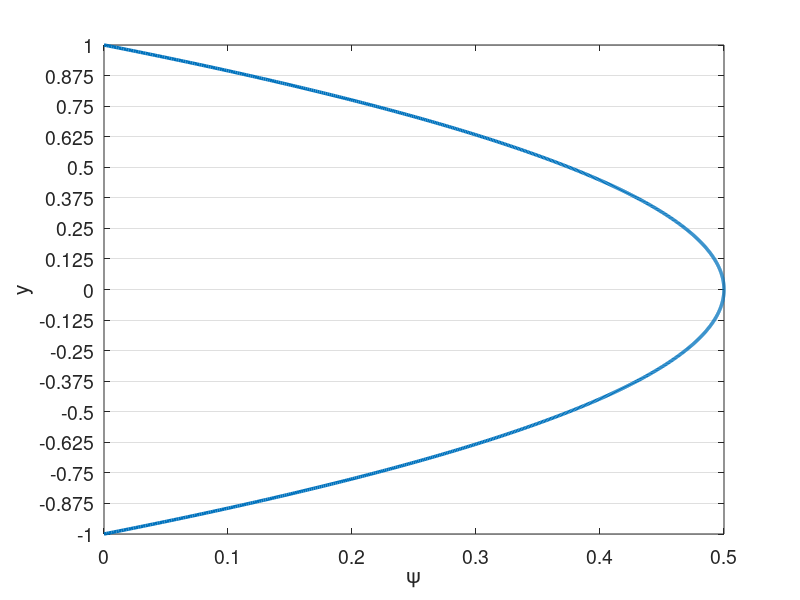

Source code (MATLAB): (Note: this script raises an error after producing the figure.)
% clc
clear all
close all


set(0,'DefaultAxesFontSize',14)
set(0,'defaultLineLineWidth',2.5)
% set(0,'DefaultFigureWindowStyle','docked')


linestyles = {'k-','b-','r-','g-','c-','m-','k--','b--','r--','g--','c--','m--','k-.','b-.','r-.','g-.','c-.','m-.','k:','b:','r:','g:','c:','m:'};
pointstyles = {'ko','bo','ro','go','co','mo','k^','b^','r^','g^','c^','m^','ks','bs','rs','gs','cs','ms','k*','b*','r*','g*','c*','m*','k+','b+','r+','g+','c+','m+'};
%%

%%%%%%%%%%%%%%%%%%%%%%%%%%%%%%%%%%%%%%%%%%%%%%%%%%%%%%%%%%%%%%%%%%
% Navier-Stokes Solver Demo (2D Channel)
%%%%%%%%%%%%%%%%%%%%%%%%%%%%%%%%%%%%%%%%%%%%%%%%%%%%%%%%%%%%%%%%%%

format compact;
format short; 
mu = 1/10000; %1/395;
rho = 1;
Re = rho/mu; 
dpdx = 1;
k_bc_val = 0;
omg_bc_val = 0;

%N=16; E=5; N1=N+1; nL=N1*N1*E;  % 16th order
N=4; % polynomial order  
Ex=1; % Number of elements in x
Ey=16; % Number of elements in y
CFL=0.1;
u_ic = Re;
pert = 0.0;
f_ic = @(x,y) 3/2*(1-y.^2);
% f_ic = @(x,y) 20*(1-y.^8);

rans_on = 1;
exp_mesh = 1;


soln_dir = "test";
plot_soln = 1;
save_soln = 0;
plot_int = 100;
save_soln_int = 5000;
restart = 0;
rst_step = 65000;

%% Enrichment information
en_on = 1;
N_en_y = 1; 
en_mag = 1;
psi = {@(x,y) en_mag*(0.5*(1 - y.^2) + 0.*x), @(x,y) 0.*y + 0.*x};
gpsi = {@(x,y) 0.*y + 0.*x, @(x,y) en_mag*(-1.*y + 0.*x), ...
        @(x,y) 0.*y + 0.*x, @(x,y) 0.*y + 0.*x};
hpsi = {@(x,y) 0.*y + 0.*x, @(x,y) en_mag*(-1 - 0.*y + 0.*x), ...
        @(x,y) 0.*y + 0.*x, @(x,y) 0.*y + 0.*x};
    
% psi = {@(x,y) (0.5*(1 - y.^4) + 0.*x), @(x,y) 0.*y + 0.*x};
% gpsi = {@(x,y) 0.*y + 0.*x, @(x,y) (-2.*y.^3 + 0.*x), ...
%         @(x,y) 0.*y + 0.*x, @(x,y) 0.*y + 0.*x};
% hpsi = {@(x,y) 0.*y + 0.*x, @(x,y) (-6.*y.^2 + 0.*x), ...
%         @(x,y) 0.*y + 0.*x, @(x,y) 0.*y + 0.*x};
%    

    
% Law of the wall
% Re_t = Re;
% u_tau = 1;
% nu = 1/Re_t;
% kap = 0.41;
% beta = 5.2;
% dypdy = u_tau/nu;
% ypb = 11.062299784340414;
% yp = @(y) (1-abs(y))*Re_t;
% psi = {@(x,y) (yp(y) <= ypb).*yp(y) + (yp(y) > ypb).*(1./kap.*log(yp(y)+eps)+beta) + 0.*x, @(x,y) 0.*y + 0.*x};
% gpsi = {@(x,y) 0.*y + 0.*x,  @(x,y) ((yp(y) <= ypb).*1 + (yp(y) > ypb).*1/(kap*(yp(y)+eps)))*dypdy + 0.*x,...
%         @(x,y) 0.*y + 0.*x, @(x,y) 0.*y + 0.*x};
% hpsi = {@(x,y) 0.*y + 0.*x,  @(x,y) ((yp(y) <= ypb).*0 + (yp(y) > ypb).*-1./(kap*(yp(y)+eps).^2))*dypdy*dypdy + 0.*x,...
%         @(x,y) 0.*y + 0.*x, @(x,y) 0.*y + 0.*x};
    

%% Plot psi
figure(5)
ys_plot = linspace(-1,1,1000);
plot(psi{1}(0,ys_plot),ys_plot)
xlabel('\psi')
ylabel('y')
set(gca, 'YGrid', 'on', 'XGrid', 'off')
yticks(linspace(-1,1,Ey+1));

psi_p = psi{1}(0,N_en_y*2/Ey-1);
dypsi_p1 = gpsi{2}(0,N_en_y*2/Ey-1);
dypsi_p2 = gpsi{2}(0,1-N_en_y*2/Ey);

%% Begin Solve
E=Ex*Ey; % Total number of elements
N1=N+1;
disp("Generating Matrices")
Q=makeq(Ex,Ey,N); % Global continuity
R=maker(Q,Ex,N); % Restriction matrix, applies Dirichlet conditions
[X,Y]=make_geom_channel(Ex,Ey,N);      % Geometry in local form
if exp_mesh
    [X,Y]=make_geom_channel_exp(Ex,Ey,N);      % Geometry in local form
end
en_b_nodes = get_en_bound_nodes(Ex,Ey,N,N_en_y);

Ys = zeros(Ey*length(Y(1,:,1)),1);
for i = 1:Ey
    Ys((i-1)*(N+1)+1:(i)*(N+1)) = Y(1,:,(i-1)*Ex+1);
end
        
[G,J,ML,RX]=make_coef(X,Y);
[Ah,Bh,Ch,Dh,z,w]=semhat(N);
[Gs, Gs_x, Gs_y] =  face_mats(X,Y,E,N);
Gs_c = R*Q'*apply_en_cont(Gs,en_b_nodes,psi_p);
Gsb = R*Q'*Gs*Q*R';


[n,nb]=size(R); 
nL=N1*N1*E;

Ab=spalloc(nL,nL,nL*N);    %  Generate Abar
for j=1:nL
    x=zeros(nL,1); 
    x(j)=1; 
    Ab(:,j)=abar_c(x,Dh,G,Q);  % assembled Neumann Operator
end
A_c=R*Q'*apply_en_cont(Ab,en_b_nodes,psi_p);
S_check=full(Ab);
Ab = Q'*Ab*Q;
A=R*Ab*R'; % Full stiffness matrix
Bb=reshape(ML,nL,1); % Form Mass matrix
Bb=diag(Bb); 
Bb=sparse(Bb); 
Ma=R*Q'*Bb*Q*R'; % Assembling mass matrix  % Full mass matrix
M_c = R*Q'*apply_en_cont(Bb,en_b_nodes,psi_p);


%% Form matrices for rans

[L_x,L_y,J_x,J_y] = dir_jac(E,X,Y);
w2d = w*w';
w1d = reshape(w2d,[N1*N1,1])';
[dphi_dxi, dphi_deta, dphi_dx, dphi_dy, dpdx_dpdx, dpdy_dpdy, dpdx_dpdy, ...
        dpdx_dpdx_flat, dpdy_dpdy_flat, dpdx_dpdy_flat] ...
    = get_phi_grads(N1,Dh,E,J_x,J_y);
dphi_dx_flat = reshape(dphi_dx,N1*N1,N1*N1,E);
dphi_dy_flat = reshape(dphi_dy,N1*N1,N1*N1,E);

myA = zeros(N1*N1*E);
for ie=1:E
    for i=1:N1*N1
        for j=1:N1*N1
            myA((ie-1)*N1*N1+i,(ie-1)*N1*N1+j) = ... 
                sum(J(:,:,ie).*w2d.*dpdx_dpdx(:,:,i,j,ie) ...
               + J(:,:,ie).*w2d.*dpdy_dpdy(:,:,i,j,ie),'All');           
        end
    end    
end

A_x = form_Ax(N1,E,w2d,J_x,J,dpdx_dpdx,ones(size(J)));
A_y = form_Ay(N1,E,w2d,J_y,J,dpdy_dpdy,ones(size(J)));
A_xy = form_Axy(N1,E,w2d,J_x,J_y,J,dpdx_dpdy,ones(size(J)));


SS = zeros(N1,N1,E,2,2);
OS = zeros(N1,N1,E,2,2);
dudx = zeros(N1,N1,E);
dudy = zeros(N1,N1,E);
dvdx = zeros(N1,N1,E);
dvdy = zeros(N1,N1,E);
dkdx = zeros(N1,N1,E);
dkdy = zeros(N1,N1,E);
domgdx = zeros(N1,N1,E);
domgdy = zeros(N1,N1,E);

%%
M_check=full(Bb);

Ma_uv_check = zeros(2*nL);
Ma_uv_check(1:nL,1:nL) = M_check;
Ma_uv_check(nL+1:2*nL,nL+1:2*nL) = M_check;
A_uv_check = zeros(2*nL);
A_uv_check(1:nL,1:nL) = S_check;
A_uv_check(nL+1:2*nL,nL+1:2*nL) = S_check;

M_q = full(Ma);
S_q = full(A);


%%
% Assemble overall system matrices
nn = length(Ma); % number of nodes in the domain
Ma_uv = zeros(2*nn);
Ma_uv(1:nn,1:nn) = Ma;
Ma_uv(nn+1:2*nn,nn+1:2*nn) = Ma;
Ma_uv = sparse(Ma_uv);
A_uv = zeros(2*nn);
A_uv(1:nn,1:nn) = A;
A_uv(nn+1:2*nn,nn+1:2*nn) = A;
A_uv = sparse(A_uv);
ML_uv = zeros(2*(N+1),2*(N+1),E);
ML_uv(1:N+1,1:N+1,1:E) = ML;
ML_uv(N+2:2*(N+1),N+2:2*(N+1),1:E) = ML;
G_uv = zeros(2*nn);
G_uv(1:nn,1:nn) = Gsb;
G_uv(nn+1:2*nn,nn+1:2*nn) = Gsb;
G_uv = sparse(G_uv);



%% Assemble enrichment matrices
psi_xy{1} = psi{1}(X,Y);
psi_xy{2} = psi{2}(X,Y);
if en_on
    disp("Computing enrichment")
    [Mp,Sp,T1,T2,T1_alt,T1_alt2,Mp_alt,Sp_alt,z_en,w_en] = enrich_mats(X,Y,E,N,psi,gpsi,hpsi,J);
    nb = N1*N1;
    
    [L_x_e,L_y_e,Jac_e,gpsi_e,Jac_e_flat,gpsi_e_flat] =  precomp_en(X,Y,E,N,psi,gpsi,hpsi);  
        
    for is=1:2
        Mp_all{is} = zeros(nb*E,nb*E);
        Sp_all{is} = zeros(nb*E,nb*E);
        T1_all{is} = zeros(N+1,N+1,E);
        T2_all{is} = zeros(N+1,N+1,E);
        T1_alt_all{is} = zeros(N+1,N+1,E);
        T1_alt2_all{is} = zeros(N+1,N+1,E);
        Mp_alt_all{is} = zeros(nb*E,nb*E);
        Sp_alt_all{is} = zeros(nb*E,nb*E);
        
        T1_rs{is} = reshape(T1{is},[N+1,N+1,E]);
        T2_rs{is} = reshape(T2{is},[N+1,N+1,E]);
        T1_alt_rs{is} = reshape(T1_alt{is},[N+1,N+1,E]);
        T1_alt2_rs{is} = reshape(T1_alt2{is},[N+1,N+1,E]);
        
        % TODO: Assemble differently for different elements
        for iy = 1:Ey
            for ix = 1:Ex
                i = (iy-1)*Ex+ix;
                if ((iy <= N_en_y) || (iy > Ey-N_en_y))
                    Mp_all{is}((i-1)*nb+1:i*nb,(i-1)*nb+1:i*nb) = Mp{is}(:,:,i);
                    Sp_all{is}((i-1)*nb+1:i*nb,(i-1)*nb+1:i*nb) = Sp{is}(:,:,i);
                    T1_all{is}(:,:,i) = T1_rs{is}(:,:,i); 
                    T2_all{is}(:,:,i) = T2_rs{is}(:,:,i);
                    T1_alt_all{is}(:,:,i) = T1_alt_rs{is}(:,:,i); 
                    T1_alt2_all{is}(:,:,i) = T1_alt2_rs{is}(:,:,i); 
                end                
            end
        end
        %%
        if is == 1
            Mp_check_1 = full(Mp_all{is});
            Sp_check_1 = full(Sp_all{is});
            T1_check_1 = full(T1_all{is});
            T2_check_1 = full(T2_all{is});
            Mp_check_2 = zeros(size(Mp_all{is}));
            Sp_check_2 = zeros(size(Mp_all{is}));
            T1_check_2 = zeros(size(Mp_all{is}));
            T2_check_2 = zeros(size(Mp_all{is}));
        elseif is == 2
            Mp_check_2 = full(Mp_all{is});
            Sp_check_2 = full(Sp_all{is});
            T1_check_2 = full(T1_all{is});
            T2_check_2 = full(T2_all{is});
        end
        %%
        Mp_all{is} = sparse(Mp_all{is});        
        Mp_all_c{is} = R*Q'*apply_en_cont(Mp_all{is},en_b_nodes,psi_p);
        Mp_all{is} = R*Q'*Mp_all{is}*Q*R';
        Sp_all{is} = sparse(Sp_all{is});
        Sp_all_c{is} = R*Q'*apply_en_cont(Sp_all{is},en_b_nodes,psi_p);
        Sp_all_Q{is} = Q'*Sp_all{is}*Q;
        Sp_all{is} = R*Q'*Sp_all{is}*Q*R';
        
        Mp_alt_all{is} = sparse(Mp_alt_all{is});        
        Mp_alt_all_c{is} = R*Q'*apply_en_cont(Mp_alt_all{is},en_b_nodes,psi_p);
        Mp_alt_all{is} = R*Q'*Mp_alt_all{is}*Q*R';   
    end
    
    Mp_uv = zeros(2*nn);
    Sp_uv = zeros(2*nn);
    Mp_uv(1:nn,1:nn) = Mp_all{1};
    Mp_uv(1:nn,nn+1:2*nn) = Mp_all{2};
    Sp_uv(1:nn,1:nn) = Sp_all{1};
    Sp_uv(nn+1:2*nn,nn+1:2*nn) = Sp_all{1};
    
    %%
    Mp_uv_check = zeros(2*nL);
    Mp_uv_check(1:nL,1:nL) = Mp_check_1;
    Mp_uv_check(1:nL,nL+1:2*nL) = Mp_check_2;
    Sp_uv_check(1:nL,1:nL) = Sp_check_1;
    Sp_uv_check(nL+1:2*nL,nL+1:2*nL) = Sp_check_1;
    Mp_q_1 = full(Mp_all{1});
    Sp_q_1 = full(Sp_all{1});
    
    Mp_q_2 = full(Mp_all{2});
    Sp_q_2 = full(Sp_all{2});
    %%

    Mp_uv = sparse(Mp_uv);
    Sp_uv = sparse(Sp_uv);   
end

%%

dxmin=pi*(z(N1)-z(N))/(2*Ex); % Get min dx for CFL constraint
Tfinal=50; 
dt=CFL*dxmin/u_ic; 
nstep=ceil(Tfinal/dt); 
dt=Tfinal/nstep; 
% Print information
nstep
dt
yp1 = (1+Y(1,2))*Re

disp("Computing inverse")
Ai=pinv(full(Ab)); 

disp("Setting Initial Conditions")
% Initial conditions
u=u_ic*ones(size(ML)); 
v=0*ML;
k=k_bc_val*ones(size(ML));
omg=omg_bc_val*ones(size(ML));

for e = 1:E
    for i = 1:N+1
        for j = 1:N+1
            u(i,j,e) = f_ic(X(i,j,e),Y(i,j,e))+pert*rand()*u_ic;
            v(i,j,e) = v(i,j,e)+pert*rand()*u_ic;
            if en_on
                if ((e <= Ex*N_en_y) || (e > (Ey-N_en_y)*Ex))
                    u(i,j,e) = u(i,j,e) - psi{1}(X(i,j,e),Y(i,j,e));
                    v(i,j,e) = v(i,j,e) - psi{2}(X(i,j,e),Y(i,j,e));
                end
            end
        end
    end
end

% u_tau = 1;
u_tau = sqrt(0.316./(Re.^0.25)/8);
Yp = max((1-abs(Y))*u_tau*Re,1e-3);
sigma = 0.6;
fact = exp((-(log10(Yp)-1).^2)./(2*sigma.^2));
k = k_bc_val + 4.5*u_tau*u_tau*fact;

eps_s = 3;
omg_bc_val = 0; %40000*u_tau.^2/(mu*eps_s.^2);
omg = omg_bc_val + 0.5*Re*u_tau*u_tau*fact;

% u = apply_en_cont_soln(u,en_b_nodes,psi_p);
u1=u; u2=u; u3=u; fx3=u; fx2=u; fx1=u;
v1=v; v2=v; v3=v; fy3=v; fy2=v; fy1=v;
k1=k; k2=k; k3=k; fk3=k; fk2=k; fk1=k;
omg1=omg; omg2=omg; omg3=omg; fomg3=omg; fomg2=omg; fomg1=omg;

F = dpdx*ones(size(ML));
% Fb=reshape(ML.*F,nL,1); %% Output
% 
% Fb=Bb\(Q'*Fb);  

uv = [u;v];

%%
uv_ic_check = uv;

%% Setup BC if nonzero
% u_bc = ones(size(u)).*((Y==1)+(Y==-1));
% u_bc = reshape(ML.*u_bc,nL,1);
% u_bc = Bb\(Q'*u_bc);

k_bc = k_bc_val.*ones(size(k));
k_bc = reshape(ML.*k_bc,nL,1);
k_bc = (Q'*Bb*Q)\(Q'*k_bc);

omg_bc = omg_bc_val.*ones(size(omg));
omg_bc = reshape(ML.*omg_bc,nL,1);
omg_bc = (Q'*Bb*Q)\(Q'*omg_bc);


%%
disp("Timestepping")
if restart==1 
    fname = strcat(soln_dir,"/soln_Re_",num2str(Re),"_P_",num2str(N),"_",num2str(Ex),"x",num2str(Ey),"_step_",num2str(rst_step),".mat");
    load(fname);
end

plot1 = 1;
time = 0;
plot1 = post_channel(N,Ex,Ey,w,X,Y,Ys,en_on,time,u,psi_xy,N_en_y,plot1);
if save_soln
    mkdir(soln_dir);
end
%%
% psi_len = length(M_c);
% psi_c = zeros(psi_len,1);
% psi_c(1:psi_len/2) = -1*ones(psi_len/2,1)*psi_p;
% psi_c(psi_len/2+1:psi_len) = 1*ones(psi_len/2,1)*psi_p;
for step=1:nstep
    if (step == 1) && (restart == 1)
        step = rst_step;
    end
    
    %% Form S
    u_flat = reshape(u,N1*N1,E);
    v_flat = reshape(v,N1*N1,E);
    k_flat = reshape(k,N1*N1,E);
    omg_flat = reshape(omg,N1*N1,E);

    
    for ie = 1:E
        dudx(:,:,ie) = reshape(dphi_dx_flat(:,:,ie)*u_flat(:,ie),N1,N1);
        dvdx(:,:,ie) = reshape(dphi_dx_flat(:,:,ie)*v_flat(:,ie),N1,N1);
        dudy(:,:,ie) = reshape(dphi_dy_flat(:,:,ie)*u_flat(:,ie),N1,N1);
        dvdy(:,:,ie) = reshape(dphi_dy_flat(:,:,ie)*v_flat(:,ie),N1,N1);
        dkdx(:,:,ie) = reshape(dphi_dx_flat(:,:,ie)*k_flat(:,ie),N1,N1);
        dkdy(:,:,ie) = reshape(dphi_dy_flat(:,:,ie)*k_flat(:,ie),N1,N1);
        domgdx(:,:,ie) = reshape(dphi_dx_flat(:,:,ie)*omg_flat(:,ie),N1,N1);
        domgdy(:,:,ie) = reshape(dphi_dy_flat(:,:,ie)*omg_flat(:,ie),N1,N1);
    end
    
    if en_on
        dudx = dudx + gpsi_e{1};
        dudy = dudy + gpsi_e{2};
        dvdx = dvdx + gpsi_e{3}; % Doesn't matter given assumptions
        dvdy = dvdy + gpsi_e{4}; % Doesn't matter given assumptions
    end
    
    SS(:,:,:,1,1) = 1/2*(dudx+dudx);
    SS(:,:,:,1,2) = 1/2*(dudy+dvdx);
    SS(:,:,:,2,1) = 1/2*(dvdx+dudy);
    SS(:,:,:,2,2) = 1/2*(dvdy+dvdy);
    OS(:,:,:,1,1) = 1/2*(dudx-dudx);
    OS(:,:,:,1,2) = 1/2*(dudy-dvdx);
    OS(:,:,:,2,1) = 1/2*(dvdx-dudy);
    OS(:,:,:,2,2) = 1/2*(dvdy-dvdy);
    

    %% Get rans values
    [mu_t,gam_k,gam_omg,G_k,G_omg,Y_k,Y_omg,S_k,S_omg,R1,R2,R3] ...
        = get_rans_coeffs(rho,mu,k,omg,SS,OS,dkdx,dkdy,domgdx,domgdy,Y,u,v);
    Re_t = rho./(mu_t+eps);
    Re_comb = rho./(mu*ones(size(mu_t))+mu_t*rans_on);
    Re_k = rho./gam_k;
    Re_omg = rho./gam_omg;
    %% Timestepping
    time=step*dt;
    if step==1; b0=1.0;    b= [ -1 0 0 ]';       a=[ 1  0 0 ]'; end
    if step==2; b0=1.5;    b=([ -4 1 0 ]')./2;   a=[ 2 -1 0 ]'; end
    if step>=3; b0=11./6.; b=([ -18 9 -2 ]')./6; a=[ 3 -3 1 ]'; end
    
    % Compute A
    [A_x_full,A_y_full,A_xy_full] = form_Ax_Ay_Axy(N1,E,w1d,J,dpdx_dpdx_flat,dpdy_dpdy_flat,dpdx_dpdy_flat,Re_comb);
    A_x = R*Q'*A_x_full*Q*R';
    A_y = R*Q'*A_y_full*Q*R';
    A_xy = R*Q'*A_xy_full*Q*R';
    A_uv = zeros(2*nn);
    A_uv(1:nn,1:nn) = 2*A_x+A_y+A_xy;
    A_uv(nn+1:2*nn,nn+1:2*nn) = A_x+2*A_y+A_xy';
    A_uv = sparse(A_uv);
    
%     if step>=3
        if en_on
            A_full = 2*A_x_full+A_y_full+A_xy_full;
            A_c=R*Q'*apply_en_cont(A_full,en_b_nodes,psi_p);
%             H_x=(Ma + A*dt/(b0*Re) + dt/b0*(Mp_all{1} + Sp_all{1}));
%             H_y=(Ma + A*dt/(b0*Re));
%             [LH_x,UH_x]=lu(H_x);
%             [LH_y,UH_y]=lu(H_y);
            terms_x = 1/Re*(T1_all{1})+T2_all{1};
            terms_y = 1/Re*(T1_all{2})+T2_all{2};
            
            T1_comp = 1/Re*reshape(T1_alt_all{1},nL,1);
            [T1_new] = form_T1_psi(E,N,w1d,Jac_e_flat,dphi_dy_flat,gpsi_e_flat,Re_comb,N_en_y);
            
            T1_rhs = (dt/b0)*R*Q'*reshape(T1_new,nL,1);
            
            H_uv = (Ma_uv + (A_uv)*dt/(b0) + dt/b0*(Mp_uv + Sp_uv));
            H_c = (M_c + (A_c)*dt/(b0) + dt/b0*(Mp_all_c{1}+Sp_all_c{1}));
%             H_q = full(H_uv);
            rhs_c = (H_c);
            [LH_uv,UH_uv]=lu(H_uv);
            
            if rans_on
                [A_x_k,A_y_k] = form_Ax_Ay(N1,E,w1d,J,dpdx_dpdx_flat,dpdy_dpdy_flat,Re_k);
                A_k = R*Q'*(A_x_k + A_y_k)*Q*R';
                Ab_k = Q'*(A_x_k + A_y_k)*Q;
                H_k=(Ma+A_k*dt/(b0)+dt/b0*Sp_all{1});
                H_k_bar = (Q'*Bb*Q+ Ab_k*dt/(b0)+dt/b0*Sp_all_Q{1});
        
                [LH_k,UH_k]=lu(H_k);
        
                % Assuming Re_omg=Re_k
                H_omg = H_k;
                H_omg_bar = H_k_bar;
                LH_omg = LH_k;
                UH_omg = UH_k;
            end
        else
%             H=(Ma + A*dt/(b0*Re));
%             [LH_x,UH_x]=lu(H);
%             LH_y = LH_x;
%             UH_y = UH_x;

            terms_x = zeros(N+1,N+1,E);
            terms_y = zeros(N+1,N+1,E);
            T1_rhs = 0;
            
            H_uv = (Ma_uv + (A_uv)*dt/(b0));
%             H_check = (Ma_uv_check + A_uv_check*dt/(b0*Re)); 
            rhs_c = zeros(size(Ma(:,1)));
            [LH_uv,UH_uv]=lu(H_uv);
            
%             Hbar=(Bb+ Ab*dt/(b0*Re));
            if rans_on
                [A_x_k,A_y_k] = form_Ax_Ay(N1,E,w1d,J,dpdx_dpdx_flat,dpdy_dpdy_flat,Re_k);
                A_k = R*Q'*(A_x_k + A_y_k)*Q*R';
                Ab_k = Q'*(A_x_k + A_y_k)*Q;
                H_k=(Ma+A_k*dt/(b0));
                H_k_bar = (Q'*Bb*Q+ Ab_k*dt/(b0));
        
                [LH_k,UH_k]=lu(H_k);
        
                % Assuming Re_omg=Re_k
                H_omg = H_k;
                H_omg_bar = H_k_bar;
                LH_omg = LH_k;
                UH_omg = UH_k;
            end
        end
        
        b0i=1./b0;
%     end % Viscous op
    

    
 
    %% uv version
    
%   Nonlinear step - unassembled, not multiplied by mass matrix

    fx1 = -convl(u,RX,Dh,u,v) + F; % du = Cu  
    fy1 = -convl(v,RX,Dh,u,v); % dv = Cv
    fk1 = -convl(k,RX,Dh,u,v) + G_k - Y_k + S_k; % dk = Ck
    fomg1 = -convl(omg,RX,Dh,u,v) + G_omg - Y_omg + S_omg + R1 + R2 + R3; % domg = Comg
    
    %%

    rx   = a(1)*fx1   + a(2)*fx2   + a(3)*fx3; % kth-order extrapolation
    ry   = a(1)*fy1   + a(2)*fy2   + a(3)*fy3;
    rk   = a(1)*fk1   + a(2)*fk2   + a(3)*fk3;
    romg = a(1)*fomg1 + a(2)*fomg2 + a(3)*fomg3;

    fx3=fx2; fx2=fx1; 
    fy3=fy2; fy2=fy1; 
    fk3=fk2; fk2=fk1;
    fomg3=fomg2; fomg2=fomg1;

    rx  = dt*rx - (b(1)*u+b(2)*u2+b(3)*u3); u3=u2; u2=u; % Add BDF terms
    ry  = dt*ry - (b(1)*v+b(2)*v2+b(3)*v3); v3=v2; v2=v; %     and
    rk  = dt*rk - (b(1)*k+b(2)*k2+b(3)*k3); k3=k2; k2=k;
    romg = dt*romg - (b(1)*omg+b(2)*omg2+b(3)*omg3); omg3=omg2; omg2=omg;
    
    ut  = b0i*rx; 
    vt  = b0i*ry; 
    k   = b0i*rk;
    omg = b0i*romg;

%   uL=ut; vL=vt;
    [uL,vL,pr]=pressure_project(ut,vt,Ai,Q,ML,RX,Dh); % Div-free velocity
    pr = (b0/dt)*pr;
    

    %%

    %   Set RHS.                 %Viscous update. %  Convert to local form.
%     u=R*(Q'*reshape(ML.*uL,nL,1)-Hbar*u_bc);
    u_rhs=R*(Q'*reshape(ML.*uL,nL,1));
    v_rhs=R*(Q'*reshape(ML.*vL,nL,1));
    
    if rans_on
        k_rhs=R*(Q'*reshape(ML.*k,nL,1)-H_k_bar*k_bc);
        omg_rhs=R*(Q'*reshape(ML.*omg,nL,1)-H_omg_bar*omg_bc);
    end
    
    u_rhs = u_rhs + T1_rhs;
    
    %%
    
    uv = [u_rhs+rhs_c;v_rhs];
    uv=UH_uv\(LH_uv\uv);
 
    if rans_on
        k = UH_k\(LH_k\k_rhs);
        omg = UH_omg\(LH_omg\omg_rhs);
    end
    
    u = uv(1:nn);
    v = uv(nn+1:2*nn);
    u=Q*(R'*u);
    if en_on
        u = apply_en_cont_soln(Ey,N_en_y,en_b_nodes,u,psi_p);
    end
    u=reshape(u,N1,N1,E);
    v=Q*(R'*v);
    v=reshape(v,N1,N1,E);
    
    
    if rans_on
        k=Q*(R'*k+k_bc);
        k=reshape(k,N1,N1,E);
        omg=Q*(R'*omg+omg_bc);
        omg=reshape(omg,N1,N1,E);
    end
    
    
%% Output
    if mod(step,plot_int)==0 && plot_soln
        plot1 = post_channel(N,Ex,Ey,w,X,Y,Ys,en_on,time,u,psi_xy,N_en_y,plot1);
    end
    if mod(step,save_soln_int)==0 && save_soln
        fname = strcat(soln_dir,"/soln_Re_",num2str(Re),"_P_",num2str(N),"_",num2str(Ex),"x",num2str(Ey),"_step_",num2str(step),".mat");
        save(fname,"u","v","pr","psi","gpsi","hpsi","N","Ex","Ey","en_on","time","psi_xy","N_en_y","w","X","Y","Ys","Re","pert","k","omg","mu_t","k_bc","omg_bc","rho");
    end
    if isnan(u(1,2))
        return
    end

end
%%%%%%%%%%%%%%%%%%%%%%%%%%%%%%%%%%%%%%%%%%%%%%%%%%%%%%%%%%%%%%%%%%
